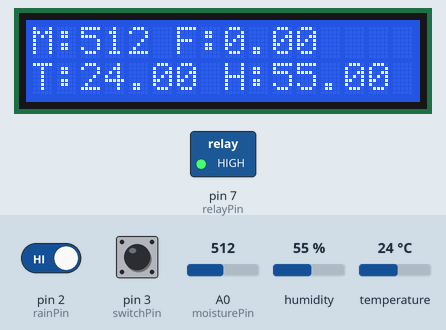
This sketch was run on a simulated Arduino Uno, built with avr-gcc and run on an emulated ATmega328P. Parts: 16×2 character LCD, switched loads named in the sketch (green lamp = pin HIGH). The test bench sets the inputs (shaded band); at power-on: A0 (moisturePin) = 512, humidity 55 %, temperature 24 °C, pin 2 (rainPin) HIGH, pin 3 (switchPin) HIGH. What the sketch prints to the serial monitor is not drawn.

Above: at 3.2 s.
3.3 s: A0 (moisturePin) set to 413
At 5.2 s:
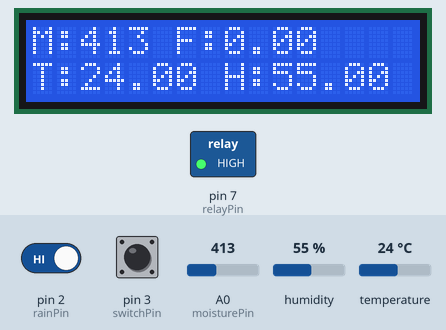
6.0 s: A0 (moisturePin) set to 387
At 7.5 s:
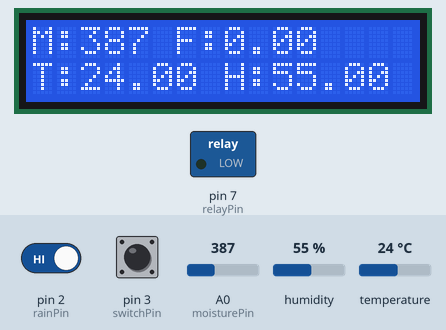
8.4 s: humidity set to 22 %
At 9.7 s:
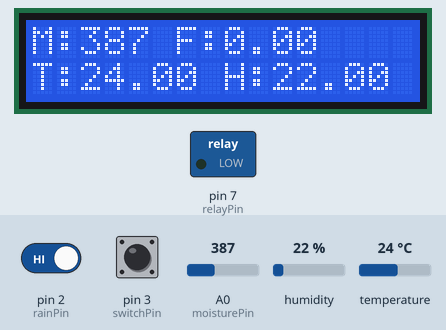
10.8 s: temperature set to 12 °C
At 12.9 s:
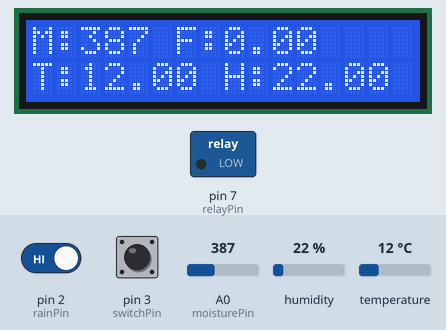
13.2 s: pin 2 (rainPin) driven LOW
At 15.3 s:
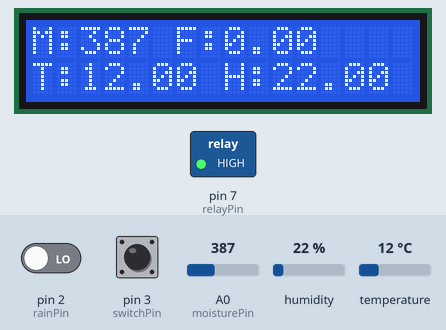
16.9 s: pin 3 (switchPin) pulled LOW for 1.45 s
At 18.7 s:
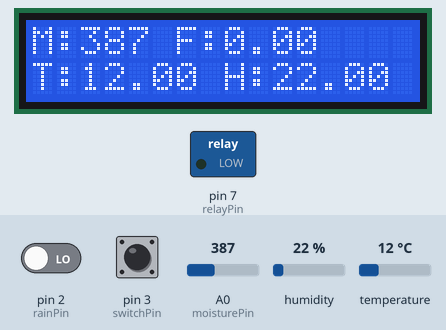
Timing chart, 0 to 20.5 s (numbered marks = the images above; inputs shaded):
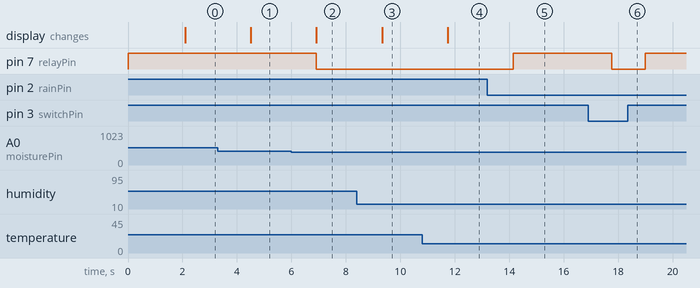

The sketch:

code.ino
```cpp
#include <LiquidCrystal.h>
#include <DHT.h>

// ---------------- LCD ----------------
LiquidCrystal lcd(12, 11, 10, 9, 8, 6);

// ---------------- DHT11 ----------------
#define DHTPIN 16        // A2 acts as digital pin 16
#define DHTTYPE DHT11

DHT dht(DHTPIN, DHTTYPE);

// ---------------- SENSOR PINS ----------------
int moisturePin = A0;
int rainPin = 2;
int switchPin = 3;
int flowPin = 4;
int relayPin = 7;

// ---------------- FLOW SENSOR ----------------
volatile int pulseCount = 0;
float flowRate = 0;

// Interrupt function for flow sensor
void countPulse() {
  pulseCount++;
}

void setup() {

  // Pin modes
  pinMode(rainPin, INPUT);
  pinMode(switchPin, INPUT_PULLUP);
  pinMode(flowPin, INPUT);
  pinMode(relayPin, OUTPUT);

  // Relay OFF initially
  digitalWrite(relayPin, HIGH);

  // Flow sensor interrupt
  attachInterrupt(digitalPinToInterrupt(flowPin), countPulse, RISING);

  // LCD setup
  lcd.begin(16, 2);

  // DHT sensor setup
  dht.begin();

  // Serial Monitor
  Serial.begin(9600);

  delay(2000);
}

void loop() {

  // ---------------- READ SENSORS ----------------

  int moistureValue = analogRead(moisturePin);

  int rainValue = digitalRead(rainPin);

  int switchState = digitalRead(switchPin);

  float temperature = dht.readTemperature();

  float humidity = dht.readHumidity();

  // DHT safety check
  if (isnan(temperature) || isnan(humidity)) {
    temperature = 0;
    humidity = 0;
  }

  // ---------------- PUMP CONTROL LOGIC ----------------

  bool pumpState = false;

  // Manual override switch
  if (switchState == LOW) {

    pumpState = true;

  }
  else {

    // Rain detected
    if (rainValue == LOW) {

      pumpState = false;

    }
    else {

      // Dry soil condition
      if (moistureValue < 400) {

        pumpState = true;

      }
      else {

        pumpState = false;
      }
    }
  }

  // ---------------- RELAY CONTROL ----------------
  // Relay is ACTIVE LOW

  if (pumpState == true) {

    digitalWrite(relayPin, LOW);

  }
  else {

    digitalWrite(relayPin, HIGH);
  }

  // ---------------- FLOW SENSOR ----------------

  flowRate = pulseCount * 0.1;

  pulseCount = 0;

  // ---------------- LCD DISPLAY ----------------

  lcd.clear();

  lcd.setCursor(0, 0);

  lcd.print("M:");
  lcd.print(moistureValue);

  lcd.print(" F:");
  lcd.print(flowRate);

  lcd.setCursor(0, 1);

  lcd.print("T:");
  lcd.print(temperature);

  lcd.print(" H:");
  lcd.print(humidity);

  // ---------------- SERIAL MONITOR ----------------

  Serial.println("========= SMART IRRIGATION SYSTEM =========");

  Serial.print("Soil Moisture Value: ");
  Serial.println(moistureValue);

  Serial.print("Rain Status: ");

  if (rainValue == LOW) {
    Serial.println("RAIN DETECTED");
  }
  else {
    Serial.println("NO RAIN");
  }

  Serial.print("Manual Switch: ");

  if (switchState == LOW) {
    Serial.println("ON");
  }
  else {
    Serial.println("OFF");
  }

  Serial.print("Pump Status: ");

  if (pumpState == true) {
    Serial.println("PUMP ON");
  }
  else {
    Serial.println("PUMP OFF");
  }

  Serial.print("Water Flow Rate: ");
  Serial.println(flowRate);

  Serial.print("Temperature: ");
  Serial.print(temperature);
  Serial.println(" C");

  Serial.print("Humidity: ");
  Serial.print(humidity);
  Serial.println(" %");

  Serial.println("===========================================");

  delay(1000);
}
```

Measured:
- the behaviour switches between 400 and 399 on A0 (moisturePin) (found by bisection; images 1 and 2)
- after the input at 3.3 s, the display: changes after 1.2 s (image 1)
- after the input at 6.0 s, pin 7 (relayPin): HIGH → LOW after 0.91 s; the display: changes after 0.92 s (image 2)
- after the input at 8.4 s, the display: changes after 0.93 s (image 3)
- after the input at 10.8 s, the display: changes after 0.94 s (image 4)
- after the input at 13.2 s, pin 7 (relayPin): LOW → HIGH after 0.94 s
- after the input at 16.9 s, pin 7 (relayPin): HIGH → LOW after 0.87 s, → HIGH 1.2 s later
